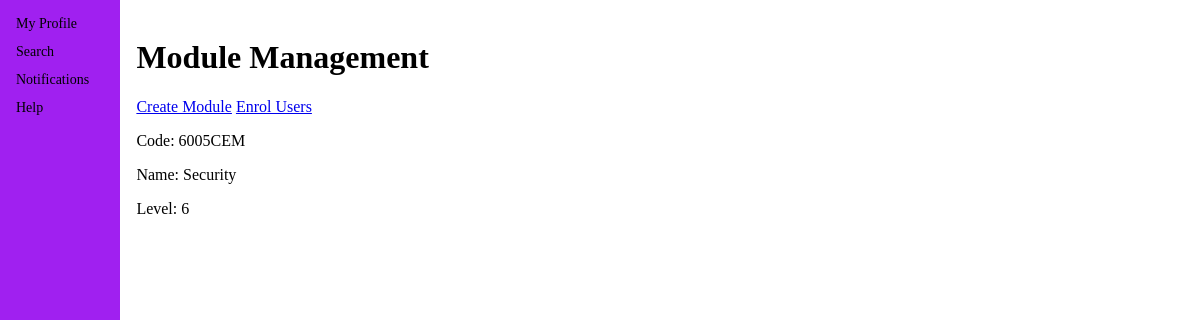
/admin/modulemanagement (signed in), run on an earlier commit of the app's database.
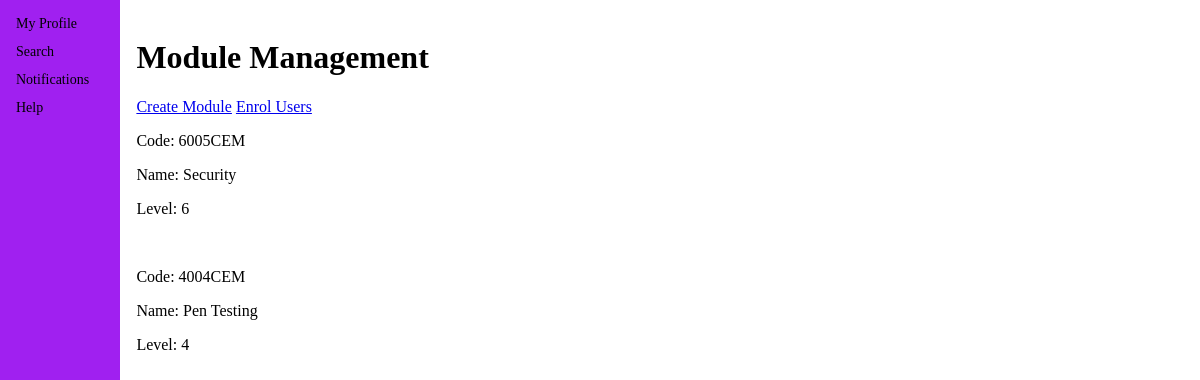
And on a later commit of the database.
### app/models.py (models this page shows)
class Module(db.Model):
    __tablename__ = 'module'
    moduleId = db.Column(db.Integer, primary_key=True)
    moduleCode = db.Column(db.String(20), nullable=False)
    moduleName = db.Column(db.String(20), nullable=False)
    moduleLevel = db.Column(db.Integer, nullable=False)

### app/admin.py (the view)
@admin.route('/admin/modulemanagement')
@login_required
@admin_required
def module_management():
    modules = Module.query.all()
    return render_template('module_management.html', modules=modules)

### app/__init__.py (called while the page is built)
def make_app():
    app = Flask(__name__)
    app.config['SECRET_KEY'] = 'secr3!t'
    app.config['SQLALCHEMY_DATABASE_URI'] = 'sqlite:///db.sqlite'
    db.init_app(app)
    login_manager = LoginManager()#Create an instance of the login manager
    login_manager.login_view = 'auth.login'#Tell login manager what view to navigate to
    login_manager.init_app(app)#Initialise with the app
    from .models import User#Import User class/schema
    @login_manager.user_loader
    def load_user(user_id):
        return User.query.get(int(user_id))
    from .auth import auth as auth_blueprint
    app.register_blueprint(auth_blueprint)
    from .main import main as main_blueprint
    app.register_blueprint(main_blueprint)
    from .admin import admin as admin_blueprint
    app.register_blueprint(admin_blueprint)
    return app

### app/admin.py (called while the page is built)
def admin_required(f):
    @wraps(f)
    def wrap(*args, **kwargs):
        if current_user.userRole == "admin":
            return f(*args, **kwargs)
        else:
            flash("You need to be an admin to view this page")
            return redirect(url_for('main.index'))
    return wrap

### app/templates/module_management.html
{% extends "base.html" %}
{%block main%}
<h1>Module Management</h1>
<a href="{{url_for('admin.create_module')}}">Create Module</a>
<a href="{{url_for('admin.enrol_user')}}">Enrol Users</a>
{% for module in modules %}
<p>Code: {{module.moduleCode}}</p>
<p>Name: {{module.moduleName}}</p>
<p>Level: {{module.moduleLevel}}</p>
<br>
{% endfor %}
{%endblock%}

What changed in the data, as far as the page shows it:
added Module: moduleCode "4004CEM", moduleName "Pen Testing", moduleLevel "4"
